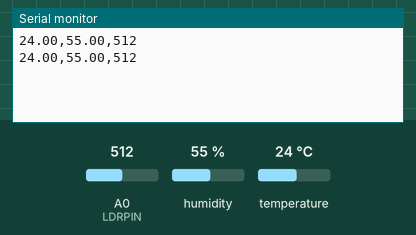
This sketch was run on a simulated Arduino Uno, built with avr-gcc and run on an emulated ATmega328P. On the bench: the last lines printed to the serial monitor. The inputs (shaded band) are chosen by the test bench; at power-on: humidity 55 %, A0 (LDRPIN) = 512, temperature 24 °C.

Above: at 2.8 s.
2.9 s: humidity set to 22 %
At 4.8 s:
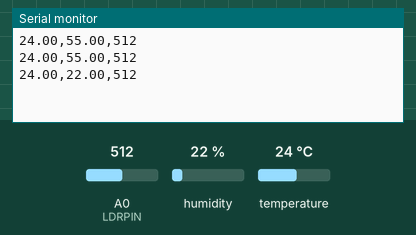
5.6 s: A0 (LDRPIN) set to 716
At 7.2 s:
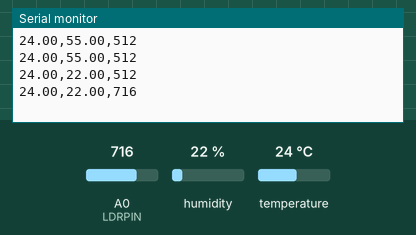
8.3 s: temperature set to 12 °C
At 10.8 s:
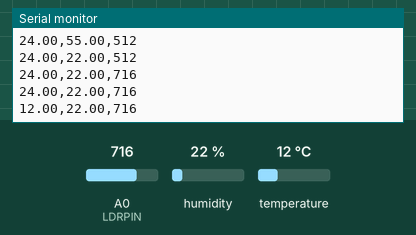
11.0 s: A0 (LDRPIN) set to 900
At 13.3 s:
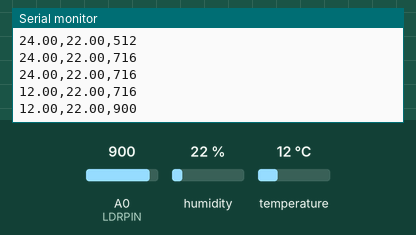
13.7 s: humidity set to 40 %
At 15.7 s:
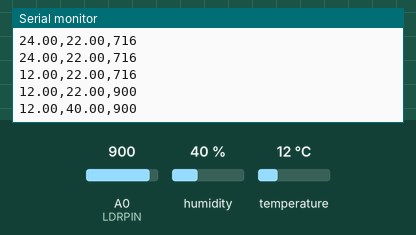
Timing chart, 0 to 17.2 s (numbered marks = the images above; inputs shaded):
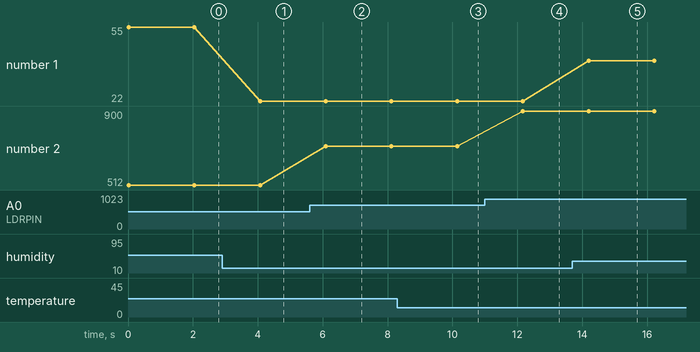

The sketch:

Tempreture_detect_data_collect_source_code.ino.ino
```cpp
#include "DHT.h"

#define DHTPIN 2
#define DHTTYPE DHT11
#define LDRPIN A0

DHT dht(DHTPIN, DHTTYPE);

void setup() {
  Serial.begin(9600);
  dht.begin();
}

void loop() {
  float humidity = dht.readHumidity();
  float temperature = dht.readTemperature();
  int lightIntensity = analogRead(LDRPIN);

  if (isnan(humidity) || isnan(temperature)) {
    Serial.print("DHT Sensor Error! - Light reading: ");
    Serial.println(lightIntensity);
  } else {
    // Format: Temperature,Humidity,LightIntensity
    Serial.print(temperature);
    Serial.print(",");
    Serial.print(humidity);
    Serial.print(",");
    Serial.println(lightIntensity);
  }

  delay(2000);
}
```

Measured:
- after the input at 2.9 s, the serial monitor: prints a new line after 1.2 s (image 1)
- after the input at 5.6 s, the serial monitor: prints a new line after 0.50 s (image 2)
- after the input at 8.3 s, the serial monitor: prints a new line after 1.8 s (image 3)
- after the input at 11.0 s, the serial monitor: prints a new line after 1.2 s (image 4)
- after the input at 13.7 s, the serial monitor: prints a new line after 0.49 s (image 5)
- plotted number 1: 55 → 22 after the input at 2.9 s, 22 → 40 after the input at 13.7 s
- plotted number 2: 512 → 716 after the input at 5.6 s, 716 → 900 after the input at 11.0 s
